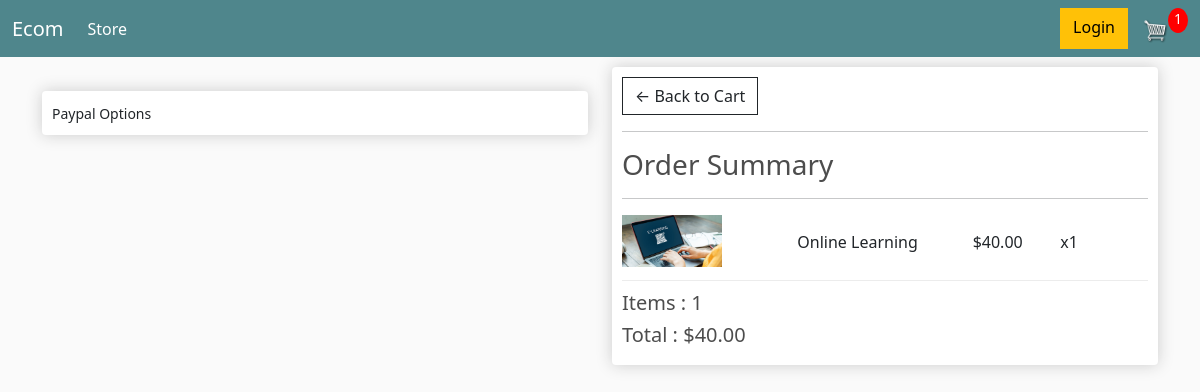
Screenshot of /checkout/ (signed in) with the database file from the repository.
### store/models.py (models this page shows, shortened)
class OrderItem(models.Model):
    product = models.ForeignKey(Product, on_delete=models.SET_NULL, blank=True, null=True)
    order = models.ForeignKey(Order, on_delete=models.SET_NULL, blank=True, null=True)
    quantity = models.IntegerField(default=0, null=True, blank=True)
    date_added = models.DateTimeField(auto_now_add=True)
    @property
    def get_total(self) :
        total = self.product.price * self.quantity
        return total

class Product(models.Model):
    name = models.CharField(max_length=255, null=True)
    price = models.DecimalField(max_digits=10, decimal_places=2)
    digital = models.BooleanField(default=False, null=True, blank=True)
    image = models.ImageField(null=True, blank=True)
    @property
    def imageURL(self):
        try:
            url = self.image.url
        except:
            url = ""
        return url

class Order(models.Model):
    customer = models.ForeignKey(Customer, on_delete=models.SET_NULL, blank=True, null=True)
    date_ordered = models.DateTimeField(auto_now_add=True)
    complete = models.BooleanField(default=False, null=True, blank=False)
    transaction_id = models.CharField(max_length=255, null=True)
    @property
    def shipping(self) :
        shipping =False
        orderitems = self.orderitem_set.all()
        for i in orderitems:
            if i.product.digital == False:
                shipping = True
        return shipping
    @property
    def get_cart_total(self):
        orderitems = self.orderitem_set.all()
        total = sum([item.get_total for item in orderitems])
        return total
    @property
    def get_cart_items(self):
        orderitems = self.orderitem_set.all()
        total = sum([item.quantity for item in orderitems])
        return total

### store/views.py (the view)
# urls.py: path('checkout/', views.checkout, name = 'checkout'),
def checkout(request):
        data = cartData(request)
        cartItems = data['cartItems']
        order = data['order']
        items = data['items']
        return render(request, 'store/checkout.html', {'items' : items, 'order' : order, 'cartItems' : cartItems})

### store/utils.py (called while the page is built)
def cartData(request) :
    if request.user.is_authenticated:
        customer = request.user.customer
        order, created = Order.objects.get_or_create(customer=customer, complete=False)
        items = order.orderitem_set.all()
        cartItems = order.get_cart_items
    else :
        cookieData = cookieCart(request)
        cartItems = cookieData['cartItems']
        order = cookieData['order']
        items = cookieData['items']
    return {'cartItems' : cartItems, 'order': order, 'items' : items}

### store/templates/store/checkout.html (shortened to what this page needs)
{% extends 'store/main.html' %}
{% load static %}
{% block content %}
<div class="row">
    <div class="col-lg-6">
        <br>
        <div class="box-element hidden" id="payment-info">
            <small>Paypal Options</small>
        </div>
    </div>
    <div class="col-lg-6">
        <div class="box-element">
            <a class="btn btn-outline-dark" href="{% url 'cart' %}">&#x2190; Back to Cart</a>
            <hr>
            <h3>Order Summary</h3>
            <hr>
            {% for item in items %}
            <div class="cart-row">
                <div style="flex :2">
                    <img class= "row-image" src="{{item.product.imageURL}}">
                </div>
                <div style="flex :2; margin-top : 15px"><p>{{item.product.name}}</p></div>
                <div style="flex :1; margin-top : 15px"><p>${{item.product.price}}</p></div>
                <div style="flex :1; margin-top : 15px"><p>x{{item.quantity}}</p></div>
            </div>
            {% endfor %}
            <h5>Items : {{order.get_cart_items}}</h5>
            <h5>Total : ${{order.get_cart_total|floatformat:2}}</h5>
        </div>
    </div>
</div>
{% endblock content %}

### static/css/main.css (style rules this page uses)
body { background-color: hsl(0, 0%, 98%); }
h1,h2,h3,h4,h5,h6 { color:hsl(0, 0%, 30%); }
.box-element { box-shadow:hsl(0, 0%, 80%) 0 0 16px; background-color: #fff; border-radius: 4px; padding: 10px; }
.col-lg-4, .col-lg-6, .col-lg-8, .col-lg-12 { margin-top: 10px; }
.btn { border-radius: 0; }
.row-image { width: 100px; }
.cart-row { display: flex; align-items: flex-stretch; padding-bottom: 10px; margin-bottom: 10px; border-bottom: 1px solid #ececec; }

### rows the page displays
OrderItem: product.imageURL (picture), product.name "Online Learning", product.price "40.00", quantity "1"
Order: get_cart_items "1", get_cart_total "40.00"

### other values shown
{{ cartItems }} "1"
